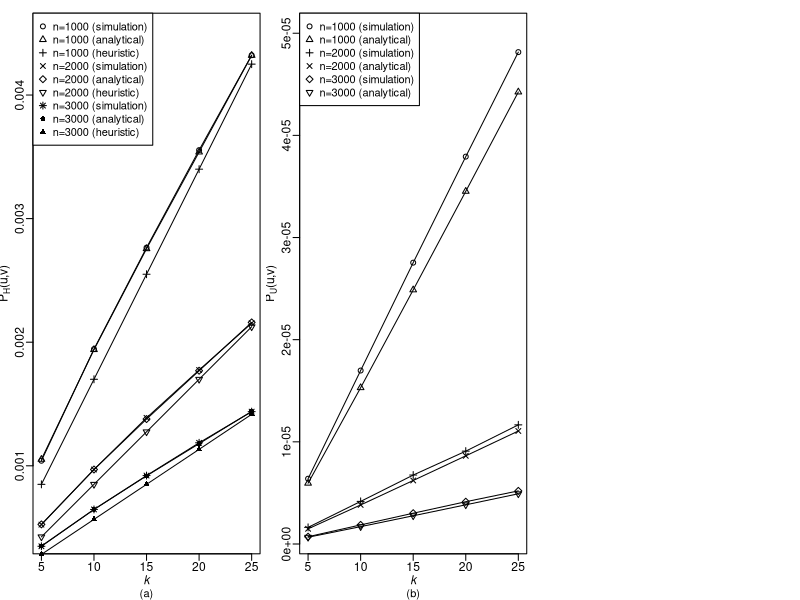

Source code (R): (Note: this script raises an error after producing the figure.)
require('colorspace')

# k.array <- seq(1, 5)
# 
# # These are obtained by running p.cpp
# s1 <- c(0.000125, 0.000231, 0.000312, 0.000375, 0.000423)	# n=1000
# s2 <- c(0.000063, 0.000114, 0.000156, 0.000188, 0.000213) # n=2000
# s3 <- c(0.000042, 0.000076, 0.000103, 0.000126, 0.000144) # n=3000
# 
# # These are obtained by running test.nc
# t1 <- c(0.00012299,   0.000219508,  0.00029439,   0.00035213,  0.000396617)
# t2 <- c(0.0000614948, 0.000109754,  0.000147195,  0.000176065, 0.000198308)
# t3 <- c(0.0000409965, 0.0000731694, 0.0000981299, 0.000117377, 0.000132206)

P_Ustar <- function(r) {
	integrand <- function(x) {
		A <- 2*acos(x/(2*r))-2*sqrt(1-(x/(2*r))^2)*(x/(2*r))
		B <- (1-A/pi)^k*(2*x)/(3*r^2)
		B.integrand <- function(x) {
			return(B)
		}
		C <- integrate(B.integrand, lower=r, upper=2*r)$value
		return(r^2*A*B/C)
	}
	return(integrate(integrand, lower=r, upper=2*r)$value)
}

k.array <- c(5, 10, 15, 20, 25)
r1.array <- sqrt(k.array/(1000*pi))
r2.array <- sqrt(k.array/(2000*pi))
r3.array <- sqrt(k.array/(3000*pi))
phi <- c(0.553643, 0.392767, 0.31258, 0.263885, 0.23446)

# This is calculated using R; Mathematica takes a long time to calculate, if at all
# 's' stands for simulation 
# 't' stands for theory
# P_U^*
s1 <- c(0.000423, 0.000561, 0.000612, 0.000626, 0.000628)
s2 <- c(0.000213, 0.000277, 0.000300, 0.000307, 0.000309)
s3 <- c(0.000144,	0.000188, 0.000198, 0.000205, 0.000208)

t1 <- c(0.000396617, 0.000509954, 0.0005527123, 0.00057537,   0.0005899476)
t2 <- c(0.000198308, 0.000254977, 0.0002763562, 0.000287685,  0.0002949738)
t3 <- c(0.000132206, 0.000169985, 0.0001842374, 0.0001918047, 0.0001966492)

# P_H simulation results
h.s1 <- c(0.001041, 0.001944, 0.002765, 0.003554, 0.004322)
h.s2 <- c(0.000524, 0.000970, 0.001388, 0.001775, 0.002154)
h.s3 <- c(0.000349, 0.000647, 0.000921, 0.001186, 0.001438)

# P_U simulation results
u.s1 <- c(0.000426, 0.000566, 0.000612, 0.000632, 0.000642)
u.s2 <- c(0.000217, 0.000278, 0.000300, 0.000303, 0.000311)
u.s3 <- c(0.000143, 0.000187, 0.000201, 0.000207, 0.000208)

P_H <- function(P_Ustar, r, phi) {
	#cat(sprintf("%f, %f, %f\n", r, phi, P_Ustar))
	return( (phi*P_Ustar-sqrt(3)*r*r/4.0)/(phi-1) )
}

P_U <- function(P_Ustar, r) {
	return( 3*pi*r*r*P_Ustar )
}

P_V <- function(r) {
	return( (1+3*sqrt(3)/(4*pi))*pi*r*r )
}

pdf("ZBS-risks.pdf", width=10, height=2.8, family="Times")
par(xpd=TRUE, mfrow=c(1,3), mar=c(3.5,2.5,1,0.5)) # margin: bottom left top right
par(mgp=c(1.5,0.5,0)) # margin line (in mex units) for the axis title, axis labels and axis line
par(cex.axis=1.1) # expansion factor for axis annotations
par(cex.lab=1.1) # expansion factor for axis labels

# plot P_H
plot (k.array, h.s1,                      type='o', pch=1, ylim=c(0.00045, 0.0045), ylab=expression(paste(P[H], "(u,v)")), xlab=expression(italic(k)), sub='(a)')
lines(k.array, P_H(t1, r1.array, phi),    type='o', pch=2)
lines(k.array, 0.17*pi*r1.array*r1.array, type='o', pch=3)
lines(k.array, h.s2,                      type='o', pch=4)
lines(k.array, P_H(t2, r2.array, phi),    type='o', pch=5)
lines(k.array, 0.17*pi*r2.array*r2.array, type='o', pch=6)
lines(k.array, h.s3,                      type='o', pch=8)
lines(k.array, P_H(t3, r3.array, phi),    type='o', pch=16)
lines(k.array, 0.17*pi*r3.array*r3.array, type='o', pch=17)
legend("topleft", c('n=1000 (simulation)', 'n=1000 (analytical)', 'n=1000 (heuristic)',
                    'n=2000 (simulation)', 'n=2000 (analytical)', 'n=2000 (heuristic)',
									  'n=3000 (simulation)', 'n=3000 (analytical)', 'n=3000 (heuristic)'), pch=c(seq(1,6),8,16,17))

# plot P_U (not P_U^*)
plot (k.array, P_U(u.s1, r1.array), type='o', pch=1, ylim=c(0.000001, 0.00005), ylab=expression(paste(P[U], "(u,v)")), xlab=expression(italic(k)), sub='(b)')
lines(k.array, P_U(t1,   r1.array), type='o', pch=2)
lines(k.array, P_U(u.s2, r2.array), type='o', pch=3)
lines(k.array, P_U(t2,   r2.array), type='o', pch=4)
lines(k.array, P_U(u.s3, r3.array), type='o', pch=5)
lines(k.array, P_U(t3,   r3.array), type='o', pch=6)
legend("topleft", c('n=1000 (simulation)', 'n=1000 (analytical)',
                    'n=2000 (simulation)', 'n=2000 (analytical)',
										'n=3000 (simulation)', 'n=3000 (analytical)'), pch=seq(1,6))

# compare P_V, P_H and P_U
k.array <- seq(1,25)
phi <- c(0.862168, 0.75613 , 0.673142, 0.607086, 0.553643,
         0.509726, 0.473108, 0.44216 , 0.41568 , 0.392767,
         0.372737, 0.355069, 0.339355, 0.325277, 0.31258 ,
         0.301063, 0.290558, 0.280932, 0.272072, 0.263885,
         0.256292, 0.249233, 0.242636, 0.236162, 0.23446)
r.array <- sqrt(k.array/(100*pi))
t1 <- c(); for(r in r.array) t1 <- c(t1, P_Ustar(r))
plot (k.array, P_V(r.array),          type='o', pch=1, ylim=c(0,0.35), ylab='Probability', xlab=expression(italic(k)), sub='(c)')
lines(k.array, P_H(t1, r.array, phi), type='o', pch=2)
lines(k.array, P_U(t1, r.array),      type='o', pch=3)
legend("topleft", pch=seq(1,6), c(expression(paste(P[V], "(u,v)")), expression(paste(P[H], "(u,v)")), expression(paste(P[U], "(u,v)"))))

dev.off()
